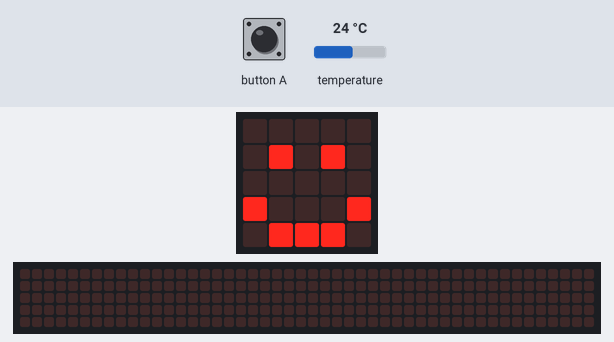
Simulated run of this program. Board: BBC micro:bit (MakeCode). Shown: the board's 5×5 LED display, a strip that is not on the board, showing the scrolling text unrolled. The test bench sets the inputs (shaded band); at power-on: temperature 24 °C. The 48×5 strip is a reading aid, not a part: it shows the text the display is scrolling, unrolled, one strip-width of it at a time.

Above: at 1.8 s.
1.9 s: button A pressed for 0.15 s
At 2.12 s:
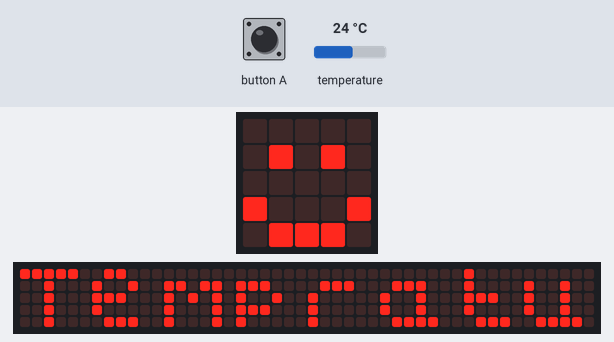
At 12.1 s:
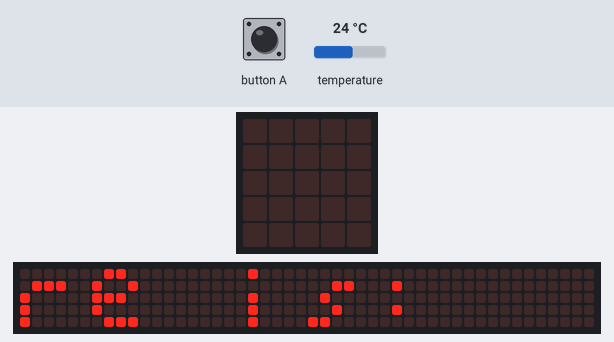

Measured:
- after the input at 1.9 s, the display: changes after 0.15 s (image 1)
- what the display in image 2 shows lasts 0.8 s, from 11.5 s to 12.3 s

The program:

main.ts
```typescript
// (licence header left out)
let temprature = input.temperature()

basic.clearScreen()
basic.showIcon(IconNames.Happy)


input.onButtonPressed(Button.A, function () {
    temprature = input.temperature()


    basic.showString('Temprature is:')
    basic.showNumber(temprature)


    })
   
```
